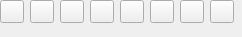
<?xml version="1.0" encoding="UTF-8"?>
<ui version="4.0">
 <class>SimpleCharacterWidget</class>
 <widget class="QWidget" name="SimpleCharacterWidget">
  <property name="geometry">
   <rect>
    <x>0</x>
    <y>0</y>
    <width>242</width>
    <height>37</height>
   </rect>
  </property>
  <layout class="QVBoxLayout" name="verticalLayout">
   <property name="margin">
    <number>0</number>
   </property>
   <item>
    <layout class="QHBoxLayout" name="fontsFrame"/>
   </item>
   <item>
    <layout class="QGridLayout" name="gridLayout">
     <item row="0" column="0">
      <widget class="QToolButton" name="bold">
       <property name="autoRaise">
        <bool>false</bool>
       </property>
      </widget>
     </item>
     <item row="0" column="1">
      <widget class="QToolButton" name="italic">
       <property name="autoRaise">
        <bool>false</bool>
       </property>
      </widget>
     </item>
     <item row="0" column="2">
      <widget class="QToolButton" name="underline">
       <property name="autoRaise">
        <bool>false</bool>
       </property>
      </widget>
     </item>
     <item row="0" column="3">
      <widget class="QToolButton" name="strikeOut">
       <property name="autoRaise">
        <bool>false</bool>
       </property>
      </widget>
     </item>
     <item row="0" column="4">
      <widget class="QToolButton" name="textColor">
       <property name="autoRaise">
        <bool>false</bool>
       </property>
      </widget>
     </item>
     <item row="0" column="5">
      <widget class="QToolButton" name="backgroundColor">
       <property name="autoRaise">
        <bool>false</bool>
       </property>
      </widget>
     </item>
     <item row="0" column="6">
      <widget class="QToolButton" name="superscript">
       <property name="autoRaise">
        <bool>false</bool>
       </property>
      </widget>
     </item>
     <item row="0" column="7">
      <widget class="QToolButton" name="subscript">
       <property name="autoRaise">
        <bool>false</bool>
       </property>
      </widget>
     </item>
     <item row="0" column="8">
      <spacer name="horizontalSpacer">
       <property name="orientation">
        <enum>Qt::Horizontal</enum>
       </property>
       <property name="sizeHint" stdset="0">
        <size>
         <width>40</width>
         <height>20</height>
        </size>
       </property>
      </spacer>
     </item>
    </layout>
   </item>
   <item>
    <spacer>
     <property name="orientation">
      <enum>Qt::Vertical</enum>
     </property>
     <property name="sizeHint" stdset="0">
      <size>
       <width>10</width>
       <height>10</height>
      </size>
     </property>
    </spacer>
   </item>
  </layout>
 </widget>
 <tabstops>
  <tabstop>bold</tabstop>
  <tabstop>italic</tabstop>
  <tabstop>underline</tabstop>
  <tabstop>strikeOut</tabstop>
  <tabstop>subscript</tabstop>
 </tabstops>
 <resources/>
 <connections/>
</ui>
